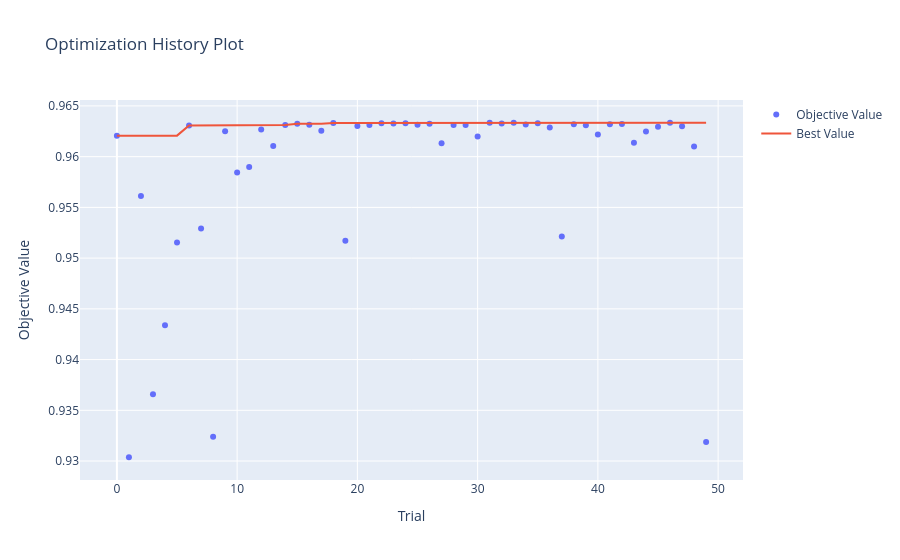

The code cell stored with this chart in its notebook:
### Code cell
optuna.visualization.plot_optimization_history(xgb_study).show()
